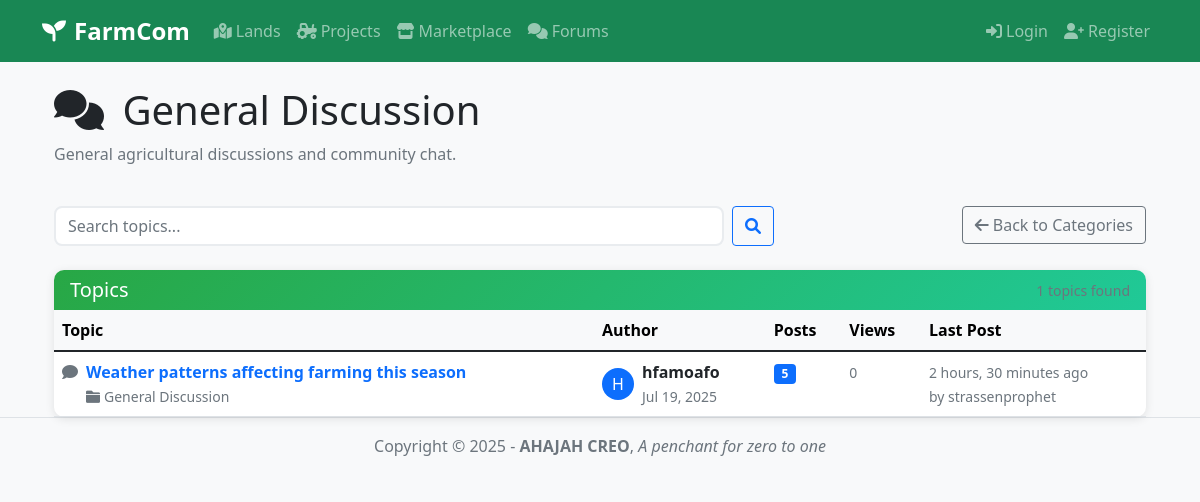
The page /forums/category/general-discussion/ on the database as committed earlier.
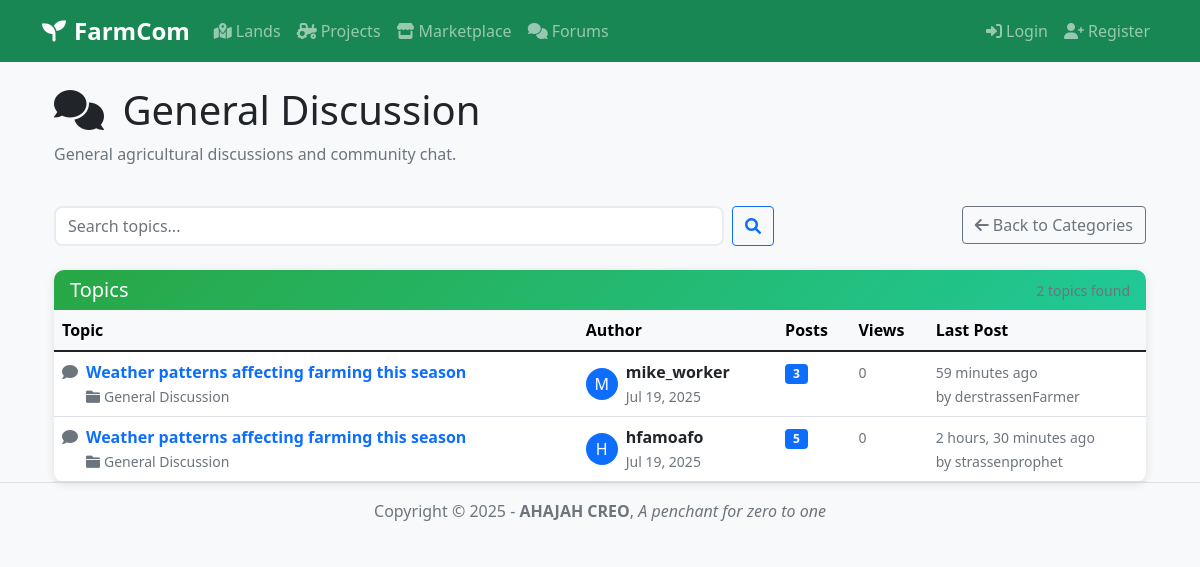
The same page on the database as committed later.
### forums/models.py (models this page shows, shortened)
class Category(models.Model):
    name = models.CharField(max_length=100)
    description = models.TextField()
    slug = models.SlugField(unique=True)
    created_at = models.DateTimeField(auto_now_add=True)
    is_active = models.BooleanField(default=True)
    class Meta:
        verbose_name_plural = "Categories"
        ordering = ['name']

class Topic(models.Model):
    category = models.ForeignKey(Category, on_delete=models.CASCADE, related_name='topics')
    title = models.CharField(max_length=200)
    content = models.TextField()
    author = models.ForeignKey(User, on_delete=models.CASCADE, related_name='forum_topics')
    created_at = models.DateTimeField(auto_now_add=True)
    updated_at = models.DateTimeField(auto_now=True)
    is_pinned = models.BooleanField(default=False)
    is_locked = models.BooleanField(default=False)
    views = models.PositiveIntegerField(default=0)
    class Meta:
        ordering = ['-is_pinned', '-created_at']
    def get_post_count(self):
        return self.posts.count()
    def get_last_post(self):
        return self.posts.order_by('-created_at').first()

class Post(models.Model):
    topic = models.ForeignKey(Topic, on_delete=models.CASCADE, related_name='posts')
    author = models.ForeignKey(User, on_delete=models.CASCADE, related_name='forum_posts')
    content = models.TextField()
    created_at = models.DateTimeField(auto_now_add=True)
    updated_at = models.DateTimeField(auto_now=True)
    is_solution = models.BooleanField(default=False)  # Mark as best answer
    class Meta:
        ordering = ['created_at']

### accounts/models.py (models this page shows, shortened)
class User(AbstractUser):
    USER_TYPES = (
        ('LANDOWNER', 'Landowner'),
        ('FARMER', 'Professional Farmer'),
        ('WORKER', 'Farm Worker'),
        ('INVESTOR', 'Investor'),
        ('STUDENT', 'Student'),
    )
    user_type = models.CharField(max_length=20, choices=USER_TYPES)
    phone = models.CharField(max_length=20)
    location = models.CharField(max_length=100)
    bio = models.TextField(blank=True)
    skills = models.CharField(max_length=200, blank=True)
    avatar = models.ImageField(upload_to='avatars/', blank=True, null=True)
    groups = models.ManyToManyField(
        Group,
        verbose_name='groups',
        blank=True,
        help_text='The groups this user belongs to. A user will get all permissions granted to each of their groups.',
        related_name="accounts_user_groups",  # Custom related_name
        related_query_name="accounts_user",
    )
    user_permissions = models.ManyToManyField(
        Permission,
        verbose_name='user permissions',
        blank=True,
        help_text='Specific permissions for this user.',
        related_name="accounts_user_permissions",  # Custom related_name
        related_query_name="accounts_user",
    )
    supervisor = models.ForeignKey(
        'self',
        null=True,
        blank=True,
        on_delete=models.SET_NULL,
        related_name='supervised_workers',
        limit_choices_to={'user_type': 'FARMER'},
        help_text='The professional farmer supervising this worker (if applicable).'
    )

### forums/views.py (the view)
# urls.py: path('category/<slug:category_slug>/', views.topic_list, name='category_topics'),
def topic_list(request, category_slug=None):
    if category_slug:
        category = get_object_or_404(Category, slug=category_slug, is_active=True)
        topics = Topic.objects.filter(category=category)
    else:
        category = None
        topics = Topic.objects.all()
    search_query = request.GET.get('search', '')
    if search_query:
        topics = topics.filter(
            Q(title__icontains=search_query) |
            Q(content__icontains=search_query) |
            Q(author__username__icontains=search_query)
        )
    paginator = Paginator(topics, 20)
    page_number = request.GET.get('page')
    page_obj = paginator.get_page(page_number)
    context = {
        'category': category,
        'topics': page_obj,
        'search_query': search_query,
    }
    return render(request, 'forums/topic_list.html', context)

### templates/forums/topic_list.html (shortened to what this page needs)
{% extends 'base.html' %}
{% block content %}
<div class="container mt-4">
    <div class="d-flex justify-content-between align-items-center mb-4">
        <div>
            <h1>
                <i class="fas fa-comments me-2"></i>
                {% if category %}
                    {{ category.name }}
                {% else %}
                    All Topics
                {% endif %}
            </h1>
            {% if category %}
                <p class="text-muted">{{ category.description }}</p>
            {% endif %}
        </div>
    </div>
    <div class="row mb-4">
        <div class="col-md-8">
            <form method="GET" class="d-flex">
                <input type="text" name="search" class="form-control me-2" placeholder="Search topics..." value="{{ search_query }}">
                <button type="submit" class="btn btn-outline-primary">
                    <i class="fas fa-search"></i>
                </button>
            </form>
        </div>
        <div class="col-md-4 text-end">
            <a href="{% url 'forums:category_list' %}" class="btn btn-outline-secondary">
                <i class="fas fa-arrow-left me-1"></i>Back to Categories
            </a>
        </div>
    </div>
    <div class="card">
        <div class="card-header">
            <div class="row align-items-center">
                <div class="col-md-6">
                    <h5 class="mb-0">Topics</h5>
                </div>
                <div class="col-md-6 text-end">
                    <small class="text-muted">{{ topics.paginator.count }} topics found</small>
                </div>
            </div>
        </div>
        <div class="table-responsive">
            <table class="table table-hover mb-0">
                <thead class="table-light">
                    <tr>
                        <th>Topic</th>
                        <th>Author</th>
                        <th>Posts</th>
                        <th>Views</th>
                        <th>Last Post</th>
                    </tr>
                </thead>
                <tbody>
                    {% for topic in topics %}
                    <tr>
                        <td>
                            <div class="d-flex align-items-start">
                                <div class="me-2">
                                    {% if topic.is_pinned %}
                                        <i class="fas fa-thumbtack text-warning" title="Pinned"></i>
                                    {% elif topic.is_locked %}
                                        <i class="fas fa-lock text-danger" title="Locked"></i>
                                    {% else %}
                                        <i class="fas fa-comment text-muted"></i>
                                    {% endif %}
                                </div>
                                <div>
                                    <a href="{% url 'forums:topic_detail' topic.id %}" class="text-decoration-none fw-bold">
                                        {{ topic.title }}
                                    </a>
                                    <br>
                                    <small class="text-muted">
                                        <i class="fas fa-folder me-1"></i>{{ topic.category.name }}
                                    </small>
                                </div>
                            </div>
                        </td>
                        <td>
                            <div class="d-flex align-items-center">
                                <div class="avatar-sm me-2">
                                    {% if topic.author.avatar %}
                                        <img src="{{ topic.author.avatar.url }}" class="rounded-circle" width="32" height="32" alt="{{ topic.author.username }}">
                                    {% else %}
                                        <div class="bg-primary text-white rounded-circle d-flex align-items-center justify-content-center" style="width: 32px; height: 32px;">
                                            {{ topic.author.username|first|upper }}
                                        </div>
                                    {% endif %}
                                </div>
                                <div>
                                    <div class="fw-bold">{{ topic.author.username }}</div>
                                    <small class="text-muted">{{ topic.created_at|date:"M d, Y" }}</small>
                                </div>
                            </div>
                        </td>
                        <td>
                            <span class="badge bg-primary">{{ topic.get_post_count }}</span>
                        </td>
                        <td>
                            <small class="text-muted">{{ topic.views }}</small>
                        </td>
                        <td>
                            {% if topic.get_last_post %}
                                <div>
                                    <small class="text-muted">{{ topic.get_last_post.created_at|timesince }} ago</small>
                                    <br>
                                    <small class="text-muted">by {{ topic.get_last_post.author.username }}</small>
                                </div>
                            {% else %}
                                <small class="text-muted">No posts</small>
                            {% endif %}
                        </td>
                    </tr>
                    {% endfor %}
                </tbody>
            </table>
        </div>
    </div>
</div>
{% endblock %}

### templates/base.html (shortened to what this page needs)
{% load static %}
<!DOCTYPE html>
<html lang="en">
<head>
    <link href="https://cdn.jsdelivr.net/npm/bootstrap@5.1.3/dist/css/bootstrap.min.css" rel="stylesheet">
    <link href="https://cdnjs.cloudflare.com/ajax/libs/font-awesome/6.0.0/css/all.min.css" rel="stylesheet">
    <link href="{% static 'css/style.css' %}" rel="stylesheet">
</head>
<body>
    <nav class="navbar navbar-expand-lg navbar-dark bg-success">
        <div class="container">
            {% if user.is_authenticated %}
                <a class="navbar-brand" href="{% url user_home_url %}"><i class="fas fa-seedling me-2"></i>FarmCom</a>
            {% else %}
                <a class="navbar-brand" href="/"><i class="fas fa-seedling me-2"></i>FarmCom</a>
            {% endif %}
            <div class="collapse navbar-collapse" id="navbarNav">
                <ul class="navbar-nav me-auto">
                    <li class="nav-item">
                        <a class="nav-link" href="{% url 'land_list' %}"><i class="fas fa-map-marked-alt me-1"></i>Lands</a>
                    </li>
                    <li class="nav-item">
                        <a class="nav-link" href="{% url 'project_list' %}"><i class="fas fa-tractor me-1"></i>Projects</a>
                    </li>
                    <li class="nav-item">
                        <a class="nav-link" href="{% url 'listing_list' %}"><i class="fas fa-store me-1"></i>Marketplace</a>
                    </li>
                    <li class="nav-item">
                        <a class="nav-link" href="{% url 'forums:category_list' %}"><i class="fas fa-comments me-1"></i>Forums</a>
                    </li>
                </ul>
                <ul class="navbar-nav">
                    {% if user.is_authenticated %}
                        <li class="nav-item dropdown">
                            <button class="btn btn-outline-light dropdown-toggle" type="button" id="notificationDropdown" data-bs-toggle="dropdown" aria-expanded="false">
                                <i class="fas fa-bell me-1"></i>
                                {% if unread_notifications > 0 %}
                                    <span class="badge bg-danger ms-1">{{ unread_notifications }}</span>
                                {% endif %}
                            </button>
                            <ul class="dropdown-menu dropdown-menu-end" aria-labelledby="notificationDropdown" style="width: 350px;">
                                <li><h6 class="dropdown-header">Recent Notifications</h6></li>
                                {% if recent_notifications %}
                                    {% for notification in recent_notifications %}
                                        <li>
                                            <a class="dropdown-item" href="#" onclick="markNotificationRead({{ notification.id }})">
                                                <div class="d-flex w-100 justify-content-between">
                                                    <h6 class="mb-1">{{ notification.title }}</h6>
                                                    <small class="text-muted">{{ notification.created_at|timesince }} ago</small>
                                                </div>
                                                <p class="mb-1 small">{{ notification.message|truncatewords:10 }}</p>
                                            </a>
                                        </li>
                                    {% endfor %}
                                    <li><hr class="dropdown-divider"></li>
                                    <li><a class="dropdown-item text-center" href="#" onclick="markAllNotificationsRead()">Mark All as Read</a></li>
                                    <li><hr class="dropdown-divider"></li>
                                    <li><a class="dropdown-item text-center" href="{% url 'notifications_page' %}">View All Notifications</a></li>
                                {% else %}
                                    <li><span class="dropdown-item-text text-muted">No new notifications</span></li>
                                    <li><hr class="dropdown-divider"></li>
                                    <li><a class="dropdown-item text-center" href="{% url 'notifications_page' %}">View All Notifications</a></li>
                                {% endif %}
                            </ul>
                        </li>
                        <li class="nav-item">
                            <a class="nav-link" href="{% url 'profile' %}"><i class="fas fa-user me-1"></i>Profile</a>
                        </li>
                        <li class="nav-item">
                            <a class="nav-link" href="{% url 'logout' %}"><i class="fas fa-sign-out-alt me-1"></i>Logout</a>
                        </li>
                    {% else %}
                        <li class="nav-item">
                            <a class="nav-link" href="{% url 'login' %}"><i class="fas fa-sign-in-alt me-1"></i>Login</a>
                        </li>
                        <li class="nav-item">
                            <a class="nav-link" href="{% url 'register' %}"><i class="fas fa-user-plus me-1"></i>Register</a>
                        </li>
                    {% endif %}
                </ul>
            </div>
        </div>
    </nav>
    <div class="container mt-4">
        {% block content %}
        {% endblock %}
    </div>
    <footer class="footer mt-auto py-3 bg-light border-top">
        <div class="container text-center">
            <span class="text-muted">Copyright &copy; {% now 'Y' %} - <strong>AHAJAH CREO</strong>, <em>A penchant for zero to one</em></span>
        </div>
    </footer>
</body>
</html>

Rows that differ between the two databases and show on the page:
added Topic: is_pinned False (drawn), title "Weather patterns affecting farming this season", category.name "General Discussion", author.username|first "M", author.username "mike_worker", created_at "Jul 19, 2025", get_post_count "3", views "0", get_last_post.created_at "59 minutes", get_last_post.author.username "derstrassenFarmer"
Other text that changed with them:
{{ topics.paginator.count }}: "1" → "2"
